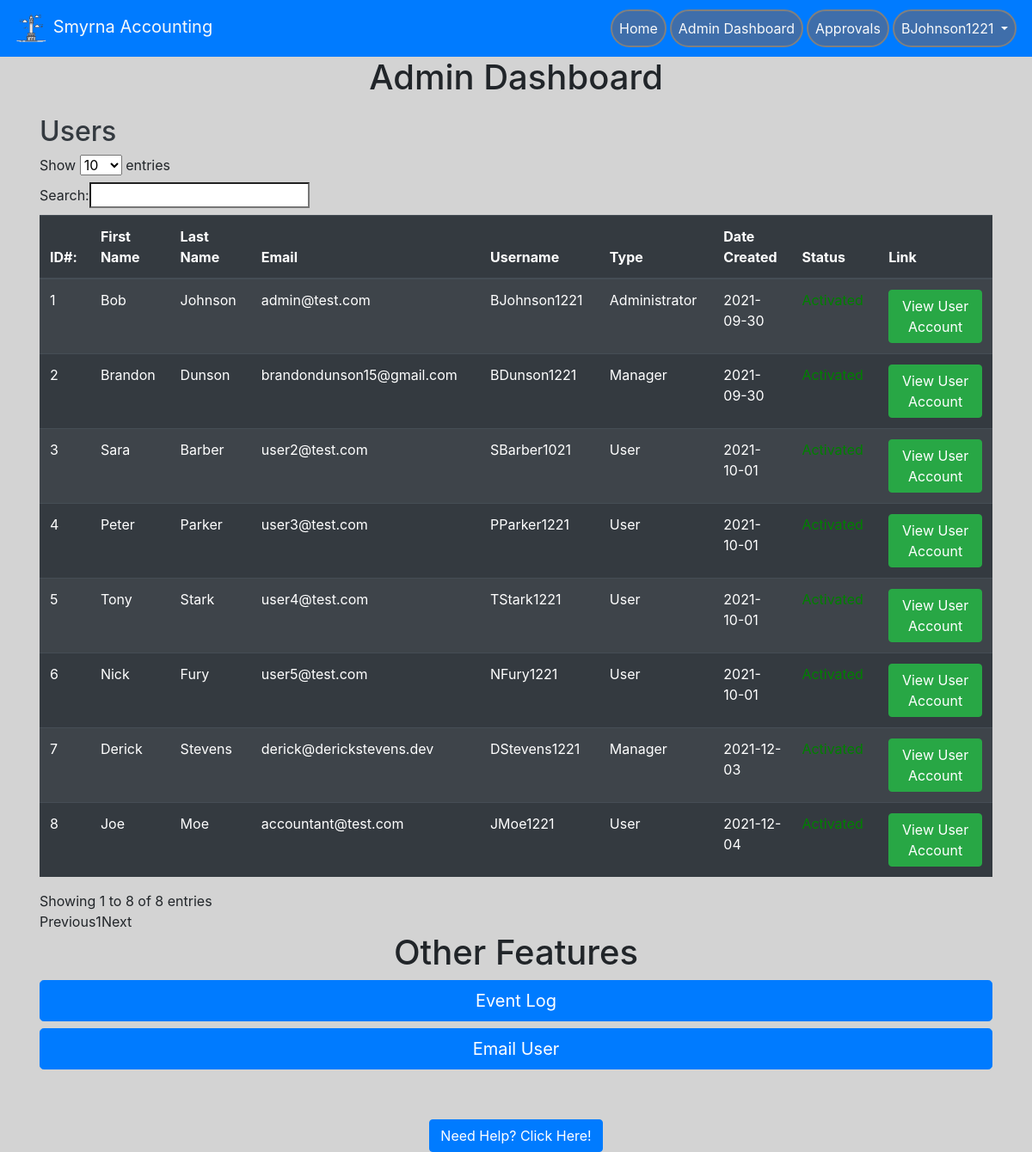
The app's page /adminPortal (signed in) with its own data.
### website/models.py (models this page shows, shortened)
class User(db.Model, UserMixin):
    id = db.Column(db.Integer, primary_key=True)  # unique identifier
    email = db.Column(db.String(150), unique=True)
    password = db.Column(db.String(150))
    oldPassword = db.Column(db.String(150))
    firstName = db.Column(db.String(150))
    lastName = db.Column(db.String(150))
    userName = db.Column(db.String(150))
    hasAdmin = db.Column(db.Boolean, default=False)
    hasMan = db.Column(db.Boolean, default=False)
    status = db.Column(db.Boolean, default=False)
    creationDate = db.Column(db.Date())
    expirationDate = db.Column(db.Date())
    suspensionDate = db.Column(db.Date())
    suspensionEnd = db.Column(db.Date())
    accounts = db.relationship("Account", backref="user_backref", lazy=True)

### website/auth.py (the view)
@auth.route('/adminPortal', methods=['GET', 'POST'])
@login_required
def adminPort():
    if request.method == 'POST':
        global SEARCHID
        SEARCHID = request.form.get('searchBar')
        if not SEARCHID:
            user_account_number = request.form.get("get_user")
            return redirect(url_for('auth.accountOverview', id=int(user_account_number)))
        if SEARCHID == None or len(SEARCHID) < 1:
            flash(no_blank, category='error')
            error = Error(error_desc=no_blank)
            db.session.add(error)
            error.errorcreate(no_blank, commit=True)
            return redirect(url_for('auth.adminPort'))
        else:
            return redirect(url_for('auth.accountOverview', id=SEARCHID))
    else:
        if current_user.hasAdmin or current_user.hasMan:
            return render_template('adminPortal.html',
                                   user=current_user, query=User.query.all(), lpc=lpc())
        else:
            flash(no_access, category='error')
            error = Error(error_desc=no_access)
            db.session.add(error)
            error.errorcreate(no_access, commit=True)
            return redirect(url_for('views.home'))

### website/__init__.py (called while the page is built)
def create_app():
    app = Flask(__name__)
    app.config['SECRET_KEY'] = 'this is the secret key'
    app.config['SQLALCHEMY_DATABASE_URI'] = f'sqlite:///{DB_NAME}'
    db.init_app(app)
    app.config['MAIL_SERVER'] = 'smtp.gmail.com'
    app.config['MAIL_PORT'] = 465
    app.config['MAIL_USE_SSL'] = True
    app.config['MAIL_USERNAME'] = 'smrnccntng@gmail.com'
    app.config['MAIL_PASSWORD'] = 'Asswipe47'
    mail.init_app(app)
    from .views import views
    from .auth import auth
    app.register_blueprint(views, url_prefix='/')
    app.register_blueprint(auth, url_prefix='/')
    from .models import User
    create_database(app)
    login_manager = LoginManager()
    login_manager.login_view = 'auth.login'
    login_manager.init_app(app)
    @login_manager.user_loader
    def load_user(id):
        return User.query.get(int(id))
    return app

### website/auth.py (called while the page is built)
def lpc():
    ledger_pending_count = db.session.query(Ledger).filter(Ledger.isApproved == 'Pending').all()
    lpc = len(ledger_pending_count)
    return lpc

### website/templates/adminPortal.html (shortened to what this page needs)
{% extends "base.html" %} {% block title %} Admin Portal {% endblock %} {%block
content%}
<h1 class="text-center">Admin Dashboard</h1>
</div>
<div class="container px-3 py-1 pb-4">
    <form class="form-inline" method="POST">
      <h2 class="text-dark pt-2">Users</h2>
    </form>
  <div>
    <table id="table_id" class="table table-striped table-dark">
      <thead style="position: sticky;">
        <tr>
          <th>ID#:</th>
          <th>First Name</th>
          <th>Last Name</th>
          <th>Email</th>
          <th>Username</th>
          <th>Type</th>
          <th>Date Created</th>
          <th>Status</th>
          <th>Link</th>
        </tr>
      </thead>
      <tbody style="overflow-y: scroll;">
        {% for user in query %}
        <tr>
          <td>{{user.id}}</td>
          <td>{{user.firstName}}</td>
          <td>{{user.lastName}}</td>
          <td>{{user.email}}</td>
          <td>{{user.userName}}</td>
          {% if user.hasAdmin%}
          <td>Administrator</td>
          {% elif user.hasMan %}
          <td>Manager</td>
          {% else %}
          <td>User</td>
          {% endif %}
          <td>{{user.creationDate}}</td>
          {% if user.status %}
          <td style="color: green">Activated</td>
          {% else %}
          <td style="color: red">Deactivated</td>
          {% endif %}
            <td>
                <form method="POST" >
                    <button title="View the Account associated with the user ID" type="submit" name = "get_user" class="btn btn-success" value="{{ user.id }}">
                      View User Account
                    </button>
                </form>
            </td>
        </tr>
        {% endfor %}
      </tbody>
    </table>
  </div>
<h1 class="text-center">Other Features</h1>
    <a class="btn btn-primary btn-lg btn-block" title="View the event log from user interactions" href="/event_log" role="button">Event Log</a>
    <a class="btn btn-primary btn-lg btn-block" title="Email an User" href="/email_user" role="button">Email User</a>
</div>
<br>
<br>
<br>
{% endblock %}

### website/templates/base.html (shortened to what this page needs)
<!DOCTYPE html>
<html>
<head>
    <meat name="viewport" content="width=device-width, initial-scale=1" />
    <link rel="stylesheet" href="https://stackpath.bootstrapcdn.com/bootstrap/4.4.1/css/bootstrap.min.css"
 />
    <link rel="stylesheet" href="https://stackpath.bootstrapcdn.com/font-awesome/4.7.0/css/font-awesome.min.css"
 />
</head>
<body style="background-color: lightgrey">
    <nav class="navbar navbar-expand-lg navbar-dark bg-primary sticky-top">
        <a class = "navbar-brand text-light" href='/'>
            <img src="/static/logo.png" width="40" height="40" atl="">
            Smyrna Accounting
        </a>
        <div class = "collapse navbar-collapse" id="navbar">
            <ul class = "navbar-nav ml-auto">
                {% if user.is_authenticated %}
                {% if user.hasAdmin %}
                <li class = "nav-item">
                    <a class = "nav-link text-light text-center" id = "homepage" href="/home">Home</a>
                 </li>
                <li class = "nav-item">
                    <a class = "nav-link text-light text-center" id = "adminPort" href="/adminPortal">Admin Dashboard</a>
                </li>
                 <li class = "nav-item">
                    <a class = "nav-link text-light text-center" id = "approvals" href="/approvals">Approvals</a>
                 </li>
                {% endif %}
                <li class="nav-item dropdown">
                    <a class = "nav-link dropdown-toggle text-light text-center" id = "" data-toggle = "dropdown" aria-haspopup="true" aria-expanded="false">
                        {{ user.userName }}
                    </a>
                </li>
                {% else %}
                <a class = "nav-item nav-link text-light" id = "login" href="/login">Login</a>
                {% endif %}
            </ul>
        </div>
    </nav>
    <div class= "container">
        {%block content%}
        {% endblock %}
</body>
<div class="footer" style="background-color: lightgray;">
    <a href="/help" title="Go to the help page!" class="btn btn-primary">Need Help? Click Here!</a>
</div>
</html>

### website/templates/base.html (style rules this page uses)
.footer { position: fixed; left: 0; bottom: 0; width: 100%; background-color: Blue; text-align: center; }
li.nav-item { border: 2px solid grey; margin: 2px; border-radius: 25px; background-color: rgb(63, 110, 170); }

### records on screen
User: userName "BJohnson1221", id "1", firstName "Bob", lastName "Johnson", email "admin@test.com", hasAdmin "Administrator", creationDate "2021-09-30"
User: id "2", firstName "Brandon", lastName "Dunson", email "brandondunson15@gmail.com", userName "BDunson1221", hasAdmin "Manager", creationDate "2021-09-30"
User: id "3", firstName "Sara", lastName "Barber", email "user2@test.com", userName "SBarber1021", hasAdmin "User", creationDate "2021-10-01"
User: id "4", firstName "Peter", lastName "Parker", email "user3@test.com", userName "PParker1221", hasAdmin "User", creationDate "2021-10-01"
User: id "5", firstName "Tony", lastName "Stark", email "user4@test.com", userName "TStark1221", hasAdmin "User", creationDate "2021-10-01"
User: id "6", firstName "Nick", lastName "Fury", email "user5@test.com", userName "NFury1221", hasAdmin "User", creationDate "2021-10-01"
User: id "7", firstName "Derick", lastName "Stevens", email "derick@derickstevens.dev", userName "DStevens1221", hasAdmin "Manager", creationDate "2021-12-03"
User: id "8", firstName "Joe", lastName "Moe", email "accountant@test.com", userName "JMoe1221", hasAdmin "User", creationDate "2021-12-04"
